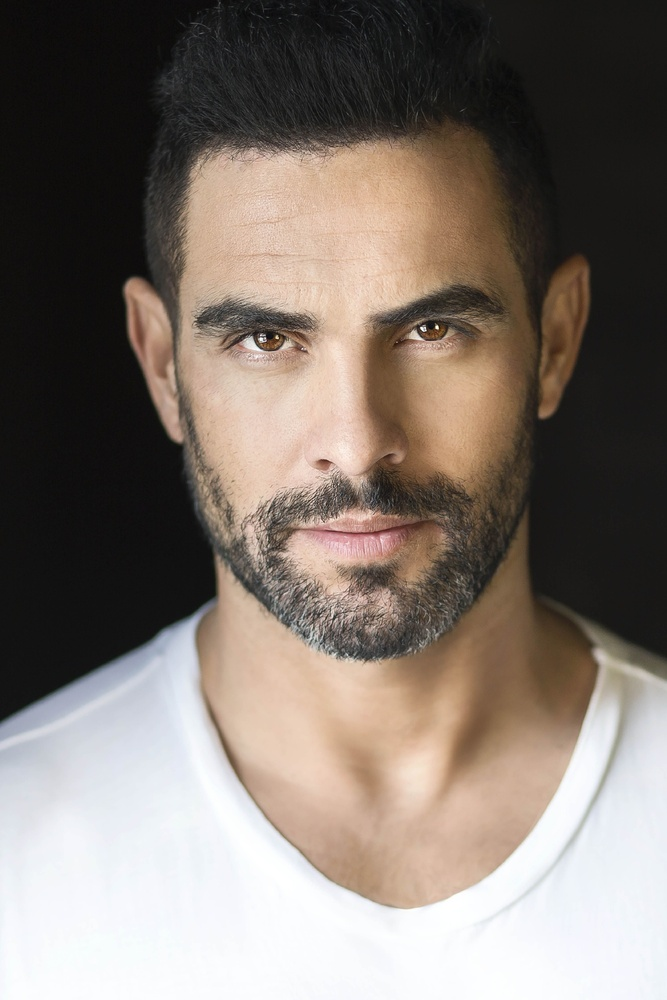
#> input picture images/Humans/1 (11).jpg, 667 x 1000 px, shrunk from 3840 x 5760 before the run, given in place of 1 (1).jpg, which was not available
$ jupyter execute 'Lecture 2 - Face & Eye Detection.ipynb'   (text cells are left out)
#> lines starting #> are read from the running program, lines starting #| are printed output that depends on the picture; pictures that were not available may be replaced by others from this repository, and a replacement may not be noted
[cell 1]
import numpy as np
import cv2

face_classifier = cv2.CascadeClassifier('Haarcascades/haarcascade_frontalface_default.xml')

totalImages = 0
notFoundFaces = 0

# change quantity of images here
imagesQuantity = 100

for i in range(imagesQuantity):
    try:
        # change path to images here
        pathToImage = 'images/Humans/1 (' + str(i + 1) + ').jpg'
        image = cv2.imread(pathToImage)
#> image is the input picture: shape (1000, 667, 3); mean B, G, R 110.1, 117.9, 128.4
        gray = cv2.cvtColor(image, cv2.COLOR_BGR2GRAY)
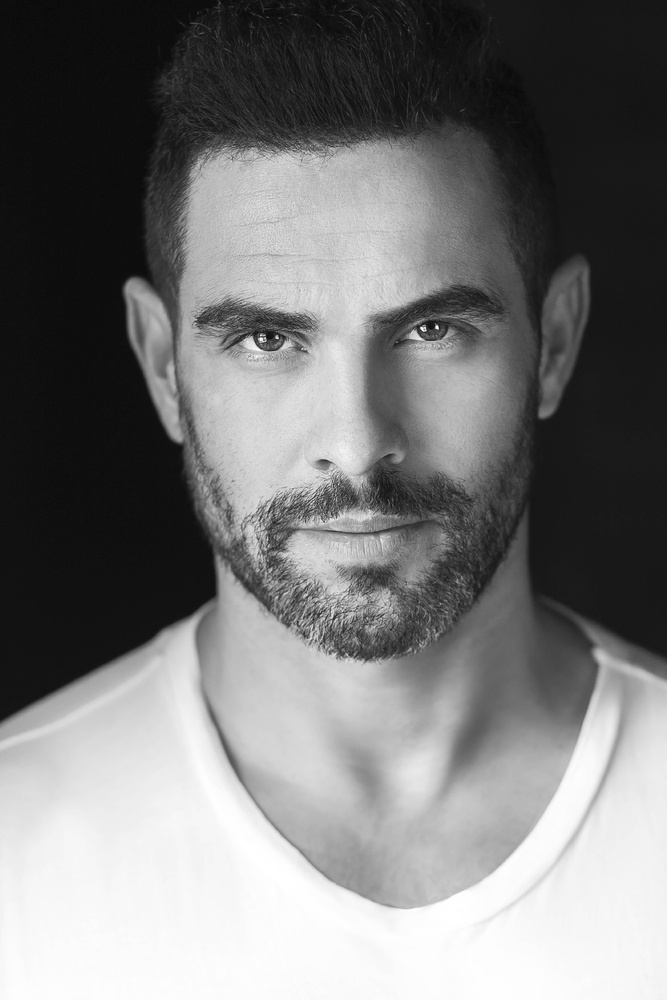
#> gray: shape (1000, 667); min 7, max 255, mean 120.2
        faces = face_classifier.detectMultiScale(gray, 1.3, 5)
#> faces = [[113, 142, 490, 490]]


        faces = face_classifier.detectMultiScale(gray, 1.3, 5)
        totalImages = totalImages + 1

        print('totalImages:' + str(totalImages))
        print('notFoundFaces:' + str(notFoundFaces))

        if faces is ():
            notFoundFaces = notFoundFaces + 1

    except:
        print("An exception occurred")
#> pass 2 of the loop `for i in range(imagesQuantity):`:
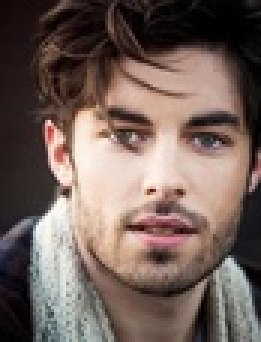
#> input picture images/Humans/1 (21).jpg, 87 x 114 px, shrunk from 500 x 656 before the run, given in place of 1 (2).jpg, which was not available (shown 3 times larger)
#> image is the input picture: shape (114, 87, 3); mean B, G, R 90.5, 97.4, 115
#> `gray = cv2.cvtColor(image, cv2.COLOR_BGR2GRAY)`:
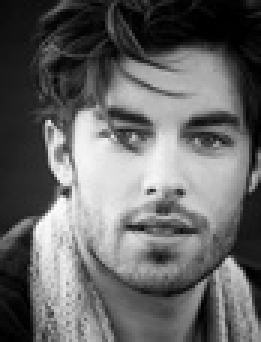
#> gray: shape (114, 87) (shown 3 times larger); min 0, max 253, mean 101.9
#> faces = ()

print('TOTAL RESULTS: ')
print('totalImages: ' + str(totalImages))
print('notFoundFaces: ' + str(notFoundFaces))
